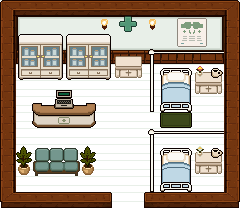

Tiled map render using the project's own tile images. Description and the whole map definition, tile-layer contents included, below:
An orthogonal 15x13 tile map with 16x16 px tiles, 8 tile layers (Tile, Carpet, Wall, Deco_under, ...), 6 tilesets and 24 objects (hospital_out, hospital_lying, hospital_working, hospital_sitting, hospital_enterance, ...).

<map version="1.10" tiledversion="1.12.2" orientation="orthogonal" renderorder="right-down" width="15" height="13" tilewidth="16" tileheight="16" infinite="0" nextlayerid="13" nextobjectid="31">
 <tileset firstgid="1" source="UI_Component.tsx" />
 <tileset firstgid="257" source="hospital.tsx" />
 <tileset firstgid="513" source="restaurant.tsx" />
 <tileset firstgid="769" source="farmStore.tsx" />
 <tileset firstgid="1025" source="fishHouse.tsx" />
 <tileset firstgid="1281" source="cafe.tsx" />
 <layer id="2" name="Tile" width="15" height="13" locked="1">
  <data encoding="csv">
305,305,305,305,305,305,305,305,305,305,305,305,305,305,305,
305,305,305,305,305,305,305,305,305,305,305,305,305,305,305,
305,305,305,305,305,305,305,305,305,305,305,305,305,305,305,
305,305,305,305,305,305,305,305,305,305,305,305,305,305,305,
305,305,305,305,305,305,305,305,305,305,305,305,305,305,305,
305,305,305,305,305,305,305,305,305,305,305,305,305,305,305,
305,305,305,305,305,305,305,305,305,305,305,305,305,305,305,
305,305,305,305,305,305,305,305,305,305,305,305,305,305,305,
305,305,305,305,305,305,305,305,305,305,305,305,305,305,305,
305,305,305,305,305,305,305,305,305,305,305,305,305,305,305,
305,305,305,305,305,305,305,305,305,305,305,305,305,305,305,
305,305,305,305,305,305,305,305,305,305,305,305,305,305,305,
305,305,305,305,305,305,305,305,305,305,305,305,305,305,305
</data>
 </layer>
 <layer id="6" name="Carpet" width="15" height="13" locked="1">
  <data encoding="csv">
0,0,0,0,0,0,0,0,0,0,0,0,0,0,0,
0,0,0,0,0,0,0,0,0,0,0,0,0,0,0,
0,0,0,0,0,0,0,0,0,0,0,0,0,0,0,
0,0,0,0,0,0,0,0,0,0,0,0,0,0,0,
0,0,0,0,0,0,0,0,0,0,0,0,0,0,0,
0,0,0,0,0,0,0,0,0,0,0,0,0,0,0,
0,0,0,0,0,0,0,0,0,0,0,0,0,0,0,
0,0,0,0,0,0,0,0,0,0,580,581,0,0,0,
0,0,0,0,0,0,0,0,0,0,0,0,0,0,0,
0,0,0,0,0,0,0,0,0,0,0,0,0,0,0,
0,0,0,0,0,0,0,0,0,0,0,0,0,0,0,
0,0,0,0,0,0,0,0,0,0,0,0,0,0,0,
0,0,0,0,0,0,0,0,0,0,580,581,0,0,0
</data>
 </layer>
 <layer id="1" name="Wall" width="15" height="13" locked="1">
  <data encoding="csv">
113,114,114,114,114,114,114,114,114,114,114,114,114,114,115,
129,257,258,258,258,258,258,258,258,258,258,258,258,259,211,
129,273,274,274,274,274,274,274,274,274,274,274,274,275,211,
129,289,290,290,290,290,290,290,290,290,290,290,290,291,211,
129,0,0,0,0,0,0,0,0,0,0,0,0,0,211,
129,0,0,0,0,0,0,0,0,0,0,0,0,0,211,
129,0,0,0,0,0,0,0,0,0,0,0,0,0,211,
129,0,0,0,0,0,0,0,0,0,0,0,0,0,211,
129,0,0,0,0,0,0,0,0,0,0,0,0,0,211,
129,0,0,0,0,0,0,0,0,0,0,0,0,0,211,
129,0,0,0,0,0,0,0,0,0,0,0,0,0,211,
129,0,0,0,0,0,0,0,0,0,0,0,0,0,211,
225,226,226,226,226,226,98,0,0,97,226,226,226,226,227
</data>
 </layer>
 <layer id="11" name="Deco_under" width="15" height="13" locked="1">
  <data encoding="csv">
0,0,0,0,0,0,0,0,0,0,0,0,0,0,0,
0,0,0,0,0,0,0,0,0,0,0,0,0,0,0,
0,0,0,0,0,0,0,0,0,0,0,0,0,0,0,
0,0,0,0,0,0,0,0,0,0,0,0,0,0,0,
0,0,0,0,0,0,0,0,0,0,268,269,0,0,0,
0,0,0,0,0,0,0,0,0,0,284,285,0,0,0,
0,0,0,0,0,0,0,0,0,0,300,301,0,0,0,
0,0,0,0,0,0,0,0,0,0,0,0,0,0,0,
0,0,0,0,0,0,0,0,0,0,0,0,0,0,0,
0,0,265,266,267,0,0,0,0,0,268,269,0,0,0,
0,0,281,282,283,0,0,0,0,0,284,285,0,0,0,
0,0,0,0,0,0,0,0,0,0,300,301,0,0,0,
0,0,0,0,0,0,0,0,0,0,0,0,0,0,0
</data>
 </layer>
 <layer id="4" name="Furniture" width="15" height="13" locked="1">
  <data encoding="csv">
0,0,0,0,0,0,0,0,0,0,0,0,0,0,0,
0,0,0,0,0,0,0,0,0,0,0,0,0,0,0,
0,270,271,272,270,271,272,0,0,0,0,0,0,0,0,
0,286,287,288,286,287,288,292,293,0,0,0,0,0,0,
0,302,303,304,302,303,304,308,309,0,0,0,292,293,0,
0,0,0,0,0,0,0,0,0,0,0,0,308,309,0,
0,0,261,262,263,264,0,0,0,0,0,0,0,0,0,
0,0,277,278,279,280,0,0,0,0,0,0,0,0,0,
0,0,0,0,0,0,0,0,0,0,0,0,0,0,0,
0,596,0,0,0,596,0,0,0,0,0,0,292,293,0,
0,612,0,0,0,612,0,0,0,0,0,0,308,309,0,
0,0,0,0,0,0,0,0,0,0,0,0,0,0,0,
0,0,0,0,0,0,0,0,0,0,0,0,0,0,0
</data>
 </layer>
 <layer id="5" name="Deco" width="15" height="13" locked="1">
  <data encoding="csv">
0,0,0,0,0,0,0,0,0,0,0,0,0,0,0,
0,0,0,0,0,0,0,316,317,0,0,322,323,0,0,
0,0,0,0,0,0,0,0,0,0,0,338,339,0,0,
0,0,0,0,0,0,0,0,0,0,0,0,0,0,0,
0,0,0,0,0,0,0,0,0,0,0,0,915,1395,0,
0,0,0,1060,1061,0,0,0,0,0,0,0,0,0,0,
0,0,0,1076,1077,0,0,0,0,0,0,0,0,0,0,
0,0,0,0,0,0,0,0,0,0,0,0,0,0,0,
0,0,0,0,0,0,0,0,0,0,0,0,0,0,0,
0,0,0,0,0,0,0,0,0,0,0,0,867,1395,0,
0,0,0,0,0,0,0,0,0,0,0,0,0,0,0,
0,0,0,0,0,0,0,0,0,0,0,0,0,0,0,
0,0,0,0,0,0,0,0,0,0,0,0,0,0,0
</data>
 </layer>
 <layer id="7" name="Light" width="15" height="13" locked="1">
  <data encoding="csv">
0,0,0,0,0,0,0,0,0,0,0,0,0,0,0,
0,0,0,0,0,0,548,0,0,548,0,0,0,0,0,
0,0,0,0,0,0,0,0,0,0,0,0,0,0,0,
0,0,0,0,0,0,0,0,0,0,0,0,0,0,0,
0,0,0,0,0,0,0,0,0,0,0,0,0,0,0,
0,0,0,0,0,0,0,0,0,0,0,0,0,0,0,
0,0,0,0,0,0,0,0,0,0,0,0,0,0,0,
0,0,0,0,0,0,0,0,0,0,0,0,0,0,0,
0,0,0,0,0,0,0,0,0,0,0,0,0,0,0,
0,0,0,0,0,0,0,0,0,0,0,0,0,0,0,
0,0,0,0,0,0,0,0,0,0,0,0,0,0,0,
0,0,0,0,0,0,0,0,0,0,0,0,0,0,0,
0,0,0,0,0,0,0,0,0,0,0,0,0,0,0
</data>
 </layer>
 <layer id="3" name="Pillar" width="15" height="13" locked="1">
  <data encoding="csv">
0,0,0,0,0,0,0,0,0,0,0,0,0,0,0,
0,0,0,0,0,0,0,0,0,0,0,0,0,0,0,
0,0,0,0,0,0,0,0,0,0,0,0,0,0,0,
0,0,0,0,0,0,0,0,0,312,313,313,313,313,0,
0,0,0,0,0,0,0,0,0,328,0,0,0,0,0,
0,0,0,0,0,0,0,0,0,344,0,0,0,0,0,
0,0,0,0,0,0,0,0,0,360,0,0,0,0,0,
0,0,0,0,0,0,0,0,0,0,0,0,0,0,0,
0,0,0,0,0,0,0,0,0,312,313,313,313,313,0,
0,0,0,0,0,0,0,0,0,328,0,0,0,0,0,
0,0,0,0,0,0,0,0,0,344,0,0,0,0,0,
0,0,0,0,0,0,0,0,0,360,0,0,0,0,0,
0,0,0,0,0,0,0,0,0,0,0,0,0,0,0
</data>
 </layer>
 <objectgroup id="8" name="Warp" visible="0" locked="1">
  <object id="1" name="hospital_out" x="112" y="192" width="32" height="16">
   <properties>
    <property name="target_map" value="plaza1" />
    <property name="target_spawn" value="hospital_exit" />
   </properties>
  </object>
 </objectgroup>
 <objectgroup id="9" name="Spawn" visible="0" locked="1">
  <object id="7" name="hospital_lying" x="176" y="104" />
  <object id="8" name="hospital_working" x="64" y="104" />
  <object id="9" name="hospital_sitting" x="56" y="176" />
  <object id="12" name="hospital_enterance" x="126.5" y="197" />
  <object id="27" name="hospital_lying_player" x="176" y="184" />
  <object id="28" name="isha_heart_npc" x="80" y="85" />
  <object id="29" name="isha_heart_player" x="112" y="85" />
 </objectgroup>
 <objectgroup id="10" name="Interactable" visible="0" locked="1">
  <properties>
   <property name="id" value="drags" />
  </properties>
  <object id="10" name="cash_register" x="55" y="127.875" width="16" height="16">
   <properties>
    <property name="shop_id" value="isha_shop" />
   </properties>
  </object>
  <object id="30" name="furniture_desc" x="16" y="80" width="96" height="16" />
 </objectgroup>
 <objectgroup id="12" name="YSortAnchor" visible="0" locked="1">
  <object id="13" name="wall" x="16" y="16" width="208" height="48" />
  <object id="14" name="shelf1" x="16" y="32" width="48" height="48" />
  <object id="15" name="shelf2" x="64" y="32" width="48" height="48" />
  <object id="16" name="desk1" x="112" y="48" width="32" height="32" />
  <object id="17" name="desk2" x="32" y="80" width="64" height="48" />
  <object id="18" name="vase1" x="16" y="144" width="16" height="32" />
  <object id="19" name="vase2" x="80" y="144" width="16" height="32" />
  <object id="20" name="chair1" x="32" y="144" width="48" height="32" />
  <object id="21" name="desk3" x="192" y="64" width="32" height="32" />
  <object id="22" name="desk4" x="192" y="144" width="32" height="32" />
  <object id="23" name="bed1" x="160" y="64" width="32" height="48" />
  <object id="24" name="bed2" x="160" y="144" width="32" height="48" />
  <object id="25" name="pillar2" x="144" y="48" width="80" height="64" />
  <object id="26" name="pillar1" x="144" y="128" width="80" height="64" />
 </objectgroup>
</map>
